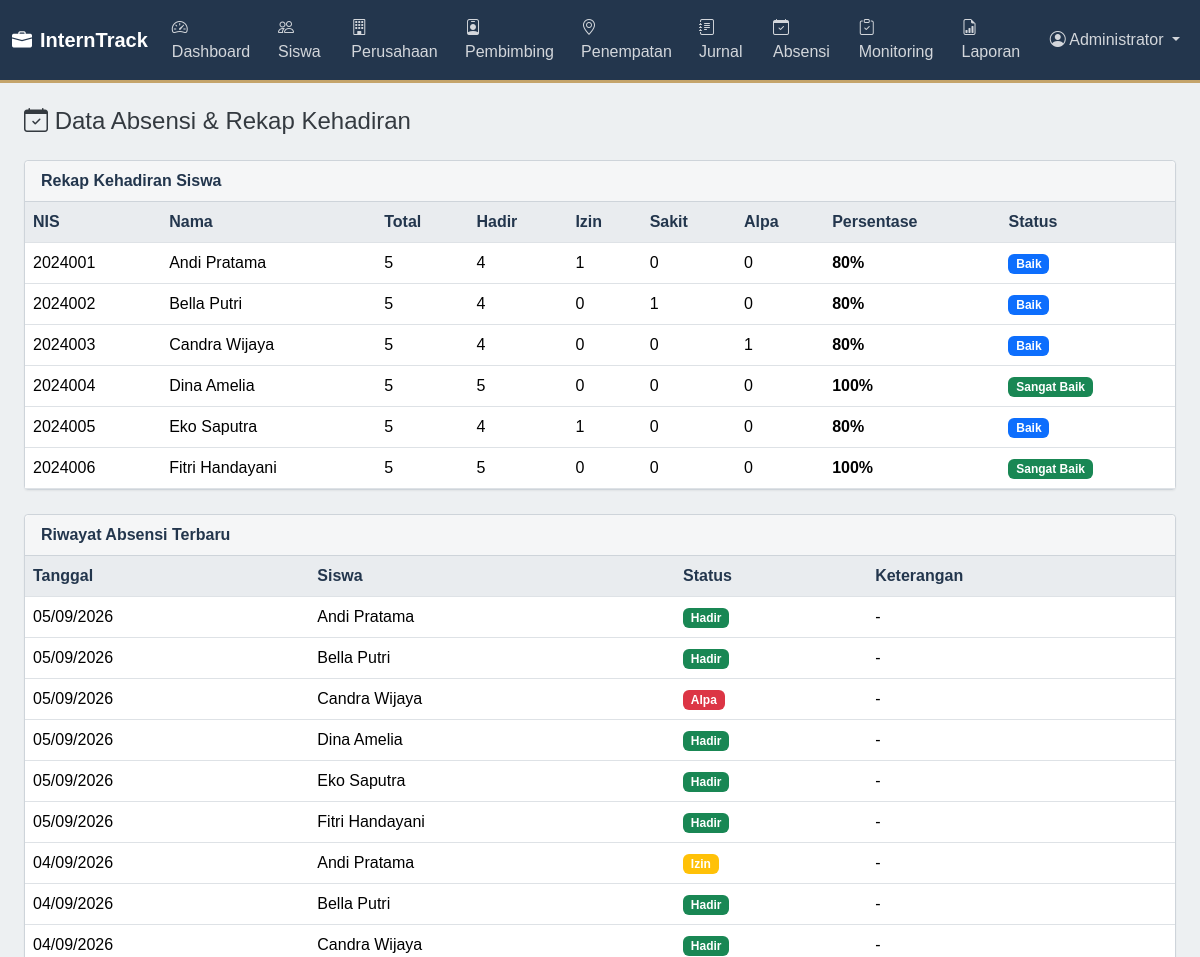
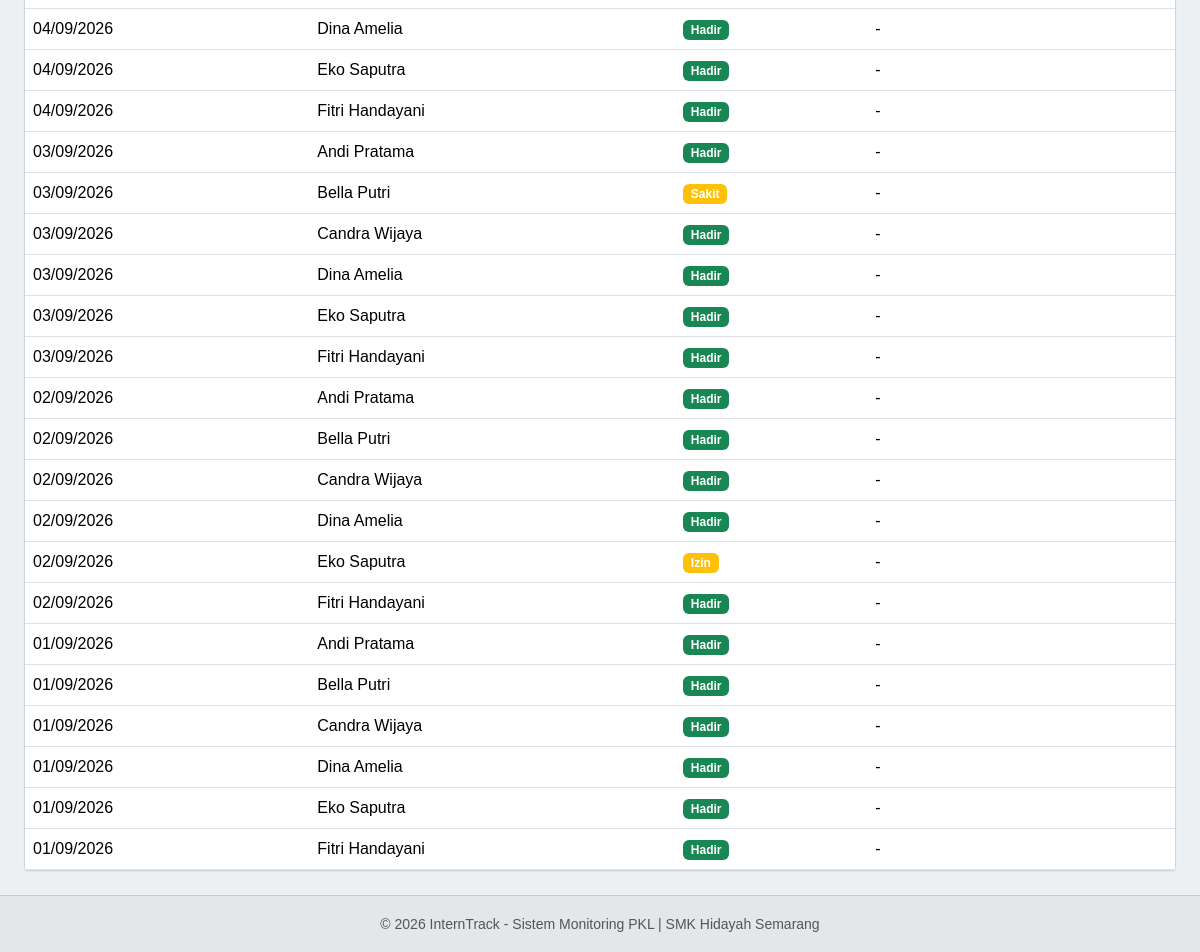
The page /admin/absensi.php (signed in) on the database its author committed (2 pictures, top to bottom).
### tables this page shows
CREATE TABLE `siswa` (
  `id` int(11) NOT NULL AUTO_INCREMENT,
  `user_id` int(11) DEFAULT NULL,
  `nis` varchar(20) NOT NULL,
  `nama` varchar(100) NOT NULL,
  `kelas` varchar(20) NOT NULL,
  `jurusan` varchar(50) NOT NULL,
  `no_hp` varchar(20) DEFAULT NULL,
  `alamat` text DEFAULT NULL,
  PRIMARY KEY (`id`),
  UNIQUE KEY `nis` (`nis`),
  UNIQUE KEY `user_id` (`user_id`),
  CONSTRAINT `siswa_ibfk_1` FOREIGN KEY (`user_id`) REFERENCES `users` (`id`) ON DELETE SET NULL
);

CREATE TABLE `absensi` (
  `id` int(11) NOT NULL AUTO_INCREMENT,
  `siswa_id` int(11) NOT NULL,
  `penempatan_id` int(11) DEFAULT NULL,
  `tanggal` date NOT NULL,
  `status` enum('Hadir','Izin','Sakit','Alpa') NOT NULL,
  `keterangan` text DEFAULT NULL,
  `created_at` timestamp NULL DEFAULT current_timestamp(),
  PRIMARY KEY (`id`),
  UNIQUE KEY `unique_absensi` (`siswa_id`,`tanggal`),
  KEY `penempatan_id` (`penempatan_id`),
  CONSTRAINT `absensi_ibfk_1` FOREIGN KEY (`siswa_id`) REFERENCES `siswa` (`id`) ON DELETE CASCADE,
  CONSTRAINT `absensi_ibfk_2` FOREIGN KEY (`penempatan_id`) REFERENCES `penempatan` (`id`) ON DELETE SET NULL
);

### includes/auth.php (called while the page is built, shortened)
<?php
function getStatusKehadiran($persentase) {
    if ($persentase >= 90) return ['label' => 'Sangat Baik', 'class' => 'success'];
    if ($persentase >= 75) return ['label' => 'Baik', 'class' => 'primary'];
    return ['label' => 'Perlu Pembinaan', 'class' => 'danger'];
}
?>

### admin/absensi.php (the view, shortened to what this page needs)
<?php
require_once __DIR__ . '/../includes/auth.php';
$conn = getConnection();
$list = $conn->query("SELECT a.*, s.nama as siswa, s.nis FROM absensi a JOIN siswa s ON a.siswa_id = s.id ORDER BY a.tanggal DESC LIMIT 100");
$rekap = $conn->query("SELECT s.id, s.nama, s.nis,
    COUNT(a.id) as total,
    SUM(CASE WHEN a.status='Hadir' THEN 1 ELSE 0 END) as hadir,
    SUM(CASE WHEN a.status='Izin' THEN 1 ELSE 0 END) as izin,
    SUM(CASE WHEN a.status='Sakit' THEN 1 ELSE 0 END) as sakit,
    SUM(CASE WHEN a.status='Alpa' THEN 1 ELSE 0 END) as alpa
    FROM siswa s LEFT JOIN absensi a ON s.id = a.siswa_id
    GROUP BY s.id HAVING total > 0 ORDER BY s.nama");
include __DIR__ . '/../includes/header.php';
?>
<div class="container-fluid">
    <h4 class="mb-4"><i class="bi bi-calendar-check"></i> Data Absensi & Rekap Kehadiran</h4>
    <div class="card mb-4">
        <div class="card-header">Rekap Kehadiran Siswa</div>
        <div class="card-body p-0"><div class="table-responsive">
            <table class="table table-hover mb-0">
                <thead><tr><th>NIS</th><th>Nama</th><th>Total</th><th>Hadir</th><th>Izin</th><th>Sakit</th><th>Alpa</th><th>Persentase</th><th>Status</th></tr></thead>
                <tbody>
                <?php while ($r = $rekap->fetch_assoc()):
                    $pct = $r['total'] > 0 ? round(($r['hadir'] / $r['total']) * 100, 1) : 0;
                    $st = getStatusKehadiran($pct);
                ?>
                    <tr>
                        <td><?= htmlspecialchars($r['nis']) ?></td>
                        <td><?= htmlspecialchars($r['nama']) ?></td>
                        <td><?= $r['total'] ?></td>
                        <td><?= $r['hadir'] ?></td>
                        <td><?= $r['izin'] ?></td>
                        <td><?= $r['sakit'] ?></td>
                        <td><?= $r['alpa'] ?></td>
                        <td><strong><?= $pct ?>%</strong></td>
                        <td><span class="badge bg-<?= $st['class'] ?>"><?= $st['label'] ?></span></td>
                    </tr>
                <?php endwhile; ?>
                </tbody>
            </table>
        </div></div>
    </div>
    <div class="card">
        <div class="card-header">Riwayat Absensi Terbaru</div>
        <div class="card-body p-0"><div class="table-responsive">
            <table class="table table-hover mb-0">
                <thead><tr><th>Tanggal</th><th>Siswa</th><th>Status</th><th>Keterangan</th></tr></thead>
                <tbody>
                <?php while ($a = $list->fetch_assoc()): ?>
                    <tr>
                        <td><?= date('d/m/Y', strtotime($a['tanggal'])) ?></td>
                        <td><?= htmlspecialchars($a['siswa']) ?></td>
                        <td><span class="badge bg-<?= $a['status']==='Hadir'?'success':($a['status']==='Alpa'?'danger':'warning') ?>"><?= $a['status'] ?></span></td>
                        <td><?= htmlspecialchars($a['keterangan'] ?? '-') ?></td>
                    </tr>
                <?php endwhile; ?>
                </tbody>
            </table>
        </div></div>
    </div>
</div>
<?php include __DIR__ . '/../includes/footer.php'; ?>

### assets/css/style.css (style rules this page uses)
body { min-height: 100vh; display: flex; flex-direction: column; color: #343a40; background-color: #edf0f2; font-family: Arial, Helvetica, sans-serif; }
.card { border: 1px solid #ced4da; border-radius: 0.25rem; box-shadow: 0 1px 2px rgba(33, 37, 41, 0.06); }
.card-header { color: #23364d; background-color: #f5f6f7; border-bottom: 1px solid #ced4da; font-weight: 600; }
.table th { font-weight: 600; color: #23364d; background-color: #e9ecef; border-bottom-color: #ced4da; }
.table > :not(caption) > * > * { border-bottom-color: #dee2e6; }

### rows shown on the page
siswa: nis "2024001", nama "Andi Pratama", total "5", hadir "4", izin "1", sakit "0", alpa "0", pct "80", label "Baik"
siswa: nis "2024002", nama "Bella Putri", total "5", hadir "4", izin "0", sakit "1", alpa "0", pct "80", label "Baik"
siswa: nis "2024003", nama "Candra Wijaya", total "5", hadir "4", izin "0", sakit "0", alpa "1", pct "80", label "Baik"
siswa: nis "2024004", nama "Dina Amelia", total "5", hadir "5", izin "0", sakit "0", alpa "0", pct "100", label "Sangat Baik"
siswa: nis "2024005", nama "Eko Saputra", total "5", hadir "4", izin "1", sakit "0", alpa "0", pct "80", label "Baik"
siswa: nis "2024006", nama "Fitri Handayani", total "5", hadir "5", izin "0", sakit "0", alpa "0", pct "100", label "Sangat Baik"
absensi: tanggal "05/09/2026", siswa.nama "Andi Pratama", status "Hadir", keterangan "-"
absensi: tanggal "05/09/2026", siswa.nama "Bella Putri", status "Hadir", keterangan "-"
absensi: tanggal "05/09/2026", siswa.nama "Candra Wijaya", status "Alpa", keterangan "-"
absensi: tanggal "05/09/2026", siswa.nama "Dina Amelia", status "Hadir", keterangan "-"
absensi: tanggal "05/09/2026", siswa.nama "Eko Saputra", status "Hadir", keterangan "-"
absensi: tanggal "05/09/2026", siswa.nama "Fitri Handayani", status "Hadir", keterangan "-"
absensi: tanggal "04/09/2026", siswa.nama "Andi Pratama", status "Izin", keterangan "-"
absensi: tanggal "04/09/2026", siswa.nama "Bella Putri", status "Hadir", keterangan "-"
absensi: tanggal "04/09/2026", siswa.nama "Candra Wijaya", status "Hadir", keterangan "-"
absensi: tanggal "04/09/2026", siswa.nama "Dina Amelia", status "Hadir", keterangan "-"
absensi: tanggal "04/09/2026", siswa.nama "Eko Saputra", status "Hadir", keterangan "-"
absensi: tanggal "04/09/2026", siswa.nama "Fitri Handayani", status "Hadir", keterangan "-"
absensi: tanggal "03/09/2026", siswa.nama "Andi Pratama", status "Hadir", keterangan "-"
absensi: tanggal "03/09/2026", siswa.nama "Bella Putri", status "Sakit", keterangan "-"
absensi: tanggal "03/09/2026", siswa.nama "Candra Wijaya", status "Hadir", keterangan "-"
absensi: tanggal "03/09/2026", siswa.nama "Dina Amelia", status "Hadir", keterangan "-"
absensi: tanggal "03/09/2026", siswa.nama "Eko Saputra", status "Hadir", keterangan "-"
absensi: tanggal "03/09/2026", siswa.nama "Fitri Handayani", status "Hadir", keterangan "-"
absensi: tanggal "02/09/2026", siswa.nama "Andi Pratama", status "Hadir", keterangan "-"
absensi: tanggal "02/09/2026", siswa.nama "Bella Putri", status "Hadir", keterangan "-"
absensi: tanggal "02/09/2026", siswa.nama "Candra Wijaya", status "Hadir", keterangan "-"
absensi: tanggal "02/09/2026", siswa.nama "Dina Amelia", status "Hadir", keterangan "-"
absensi: tanggal "02/09/2026", siswa.nama "Eko Saputra", status "Izin", keterangan "-"
absensi: tanggal "02/09/2026", siswa.nama "Fitri Handayani", status "Hadir", keterangan "-"
absensi: tanggal "01/09/2026", siswa.nama "Andi Pratama", status "Hadir", keterangan "-"
absensi: tanggal "01/09/2026", siswa.nama "Bella Putri", status "Hadir", keterangan "-"
absensi: tanggal "01/09/2026", siswa.nama "Candra Wijaya", status "Hadir", keterangan "-"
absensi: tanggal "01/09/2026", siswa.nama "Dina Amelia", status "Hadir", keterangan "-"
absensi: tanggal "01/09/2026", siswa.nama "Eko Saputra", status "Hadir", keterangan "-"
absensi: tanggal "01/09/2026", siswa.nama "Fitri Handayani", status "Hadir", keterangan "-"

### other values the page prints
$user['nama'] "Administrator"
